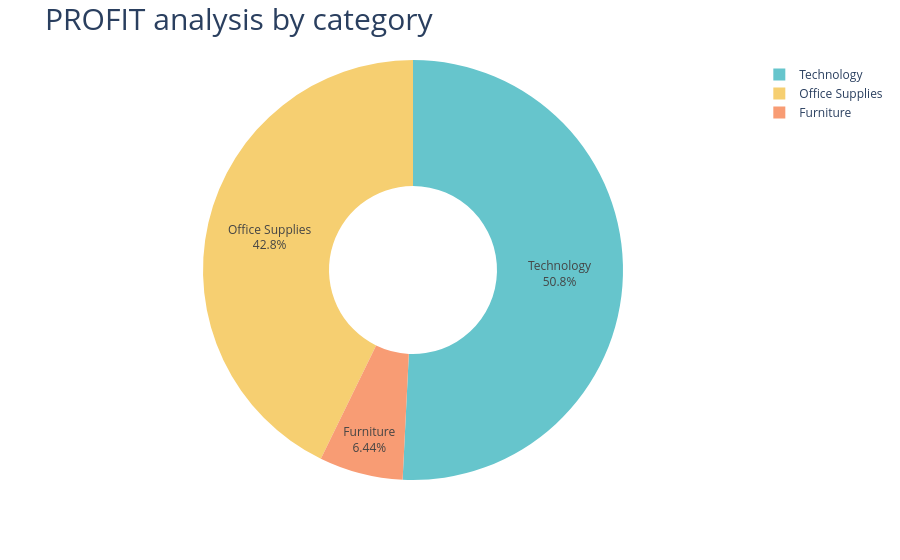

Notebook code for this chart:
### Code cell
fig=px.pie(Profit_by_category,
           values='Profit',
           names='Category',
           hole=0.4,
           color_discrete_sequence=px.colors.qualitative.Pastel)
fig.update_traces(textposition='inside', textinfo='percent+label')
fig.update_layout(title_text='PROFIT analysis by category',title_font=dict(size=30))
fig.show()

### Figure 1 — Plotly figure (JSON) as saved in the notebook; plotly's stock layout.template omitted (floating-point values rounded to 4 significant figures)
{"data": [{"domain": {"x": [0, 1], "y": [0, 1]}, "hole": 0.4, "hovertemplate": "Category=%{label}<br>Profit=%{value}<extra></extra>", "labels": ["Furniture", "Office Supplies", "Technology"], "legendgroup": "", "name": "", "showlegend": true, "textinfo": "percent+label", "textposition": "inside", "type": "pie", "values": [18450.0, 122500.0, 145500.0]}], "layout": {"legend": {"tracegroupgap": 0}, "margin": {"t": 60}, "piecolorway": ["rgb(102, 197, 204)", "rgb(246, 207, 113)", "rgb(248, 156, 116)", "rgb(220, 176, 242)", "rgb(135, 197, 95)", "rgb(158, 185, 243)", "rgb(254, 136, 177)", "rgb(201, 219, 116)", "rgb(139, 224, 164)", "rgb(180, 151, 231)", "rgb(179, 179, 179)"], "title": {"font": {"size": 30}, "text": "PROFIT analysis by category"}}}
